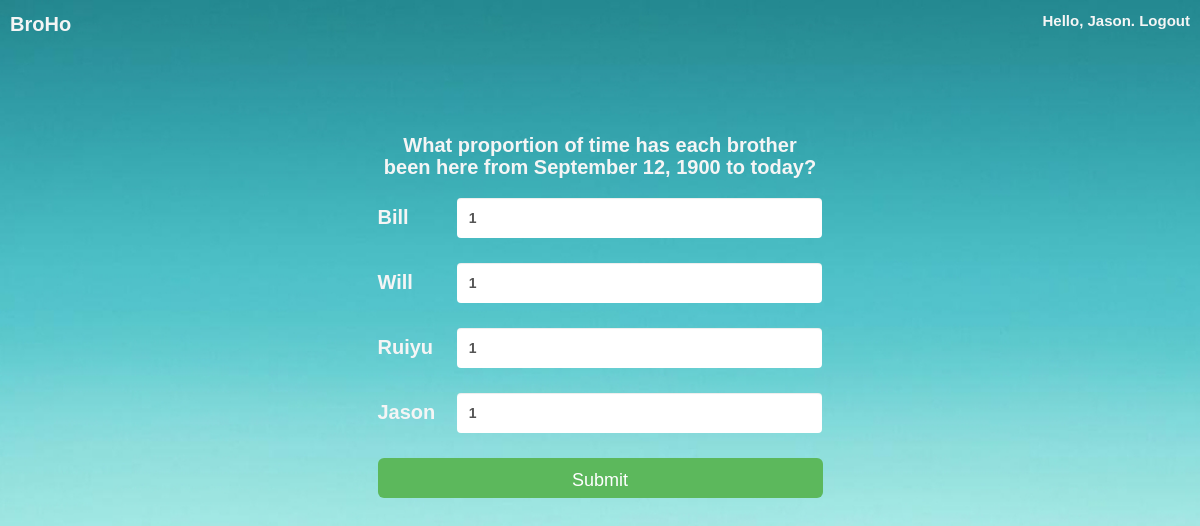
Page /create-house-account/ (signed in) on the earlier database version.
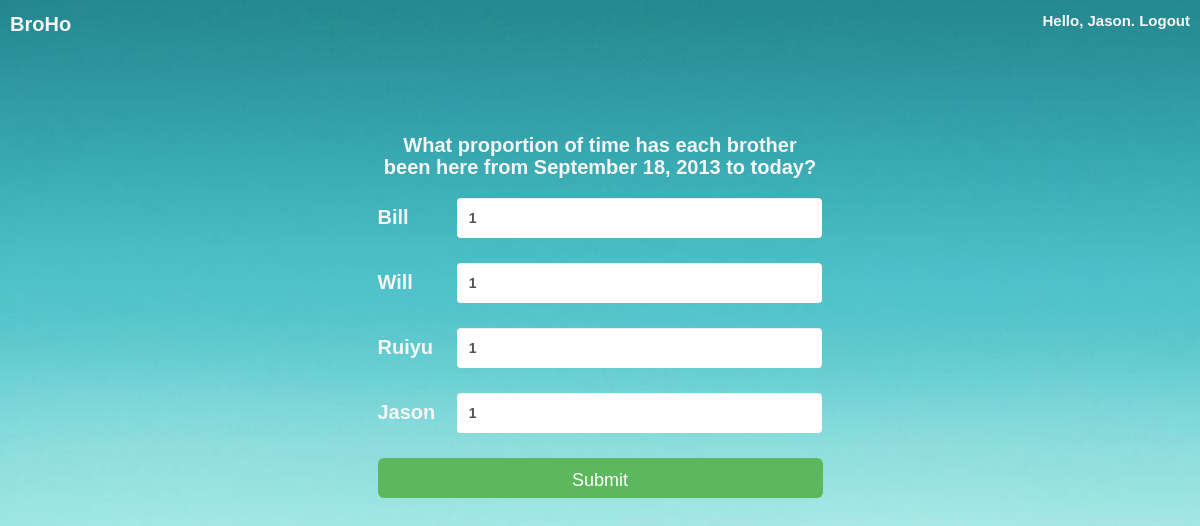
Same page on the later database version.
### brothers/models.py (models this page shows, shortened)
class HouseAccount(models.Model):
  date_created = models.DateTimeField('date created')
  @staticmethod
  def first_house_account():
    if HouseAccount.objects.all():
      return HouseAccount.objects.order_by('-date_created')[0].date_created

class Brother(models.Model):
  user = models.ForeignKey(User, unique=True)
  name = models.CharField(max_length=100)
  created_date = models.DateTimeField('date created')
  def __unicode__(self):
    return self.name

### houseaccount/views.py (the view)
# urls.py: url(r'^create-house-account/', 'houseaccount.views.create_house_account'),
def create_house_account(request):
  template = loader.get_template('create-house-account.html')
  startdate = _get_first_date().strftime('%B %d, %Y')
  context = RequestContext(request, {'startdate':startdate,
                                    'brothers':Brother.objects.all()})
  return HttpResponse(template.render(context))

### brothers/models.py (called while the page is built)
  @staticmethod
  def first_payment():
    if Payment.objects.all():
      return Payment.objects.order_by('date_entered')[0].date_entered

### houseaccount/views.py (called while the page is built)
def _get_first_date():
  account = HouseAccount.first_house_account()
  payment = Payment.first_payment()
  if account:
    return account
  elif payment:
    return payment
  return datetime.date.today()

### templates/create-house-account.html (shortened to what this page needs)
{% if user.is_authenticated %}
  <!DOCTYPE html PUBLIC "-//W3C//DTD XHTML 1.0 Transitional//EN" "http://www.w3.org/TR/xhtml1/DTD/xhtml1-transitional.dtd">
  <html xmlns="http://www.w3.org/1999/xhtml" xml:lang="en" lang="en">
  <head>
    <link rel="stylesheet" href="http://netdna.bootstrapcdn.com/bootstrap/3.0.0/css/bootstrap.min.css">
  </head>
  <body>
    <span class="brand"><a href="/">BroHo</a></span>
    <span class="info">Hello, {{ user.username }}. <a href="/logout">Logout</a></span>
    <div class="container">
      <div id="welcome" class="col-md-5">
        <h1><span id="subtitle">What proportion of time has each brother been here from {{ startdate }} to today?</span></h1>
        <form class="form-horizontal" action="/submit-house-account/" method="post" role="form">
          {% for brother in brothers %}
            <div class="form-group">
              <label for="{{brother}}" class="col-lg-2 control-label">{{brother}}</label>
              <div class="col-lg-10">
                <input type="text" class="form-control" id="{{brother}}" name="{{brother}}" placeholder="Number from 0 to 1" value="1" data-toggle="tooltip" data-original-title="Number from 0 to 1" data-placement="right" data-trigger="focus">
              </div>
            </div>
          {% endfor %}
          <input id="submit" name="payment" class="btn btn-success btn-lg" type="submit" value="Submit" />
        </form>
      </div>
    </div>
  </body>
  </html>
{% endif %}

### templates/create-house-account.html (style rules this page uses)
body { background: url('/static/login_background.jpg') no-repeat center center fixed; background-size: cover; font-family:Arial,Helvetica,sans-serif; }
#welcome { padding-top:10%; font-size:50px; font-weight:bold; color:rgb(245, 245, 245); margin:0 auto; float:none !important; text-align:center; }
#subtitle,.info { font-size:20px; font-weight:bold; color:rgb(245, 245, 245); }
.info { position:fixed; top:10px; right:10px; font-size:15px; }
input[type=text], textarea, input[type=submit] { border:none; margin-top:10px; height:40px !important; }
#submit { width:100%; margin:0; margin-top:10px; }
a { color:rgb(245, 245, 245); }
.control-label { font-size:20px; padding-top:15px !important; text-align:left !important; }
.brand { font-size:20px; font-weight:bold; color:rgb(245, 245, 245); position:fixed; top:10px; left:10px; font-size:20px; }

Differences in the rows shown:
no longer on this page (row edited): HouseAccount: date_created "September 12, 1900"
Other differences:
{{ startdate }}: (not shown) → "September 18, 2013"
